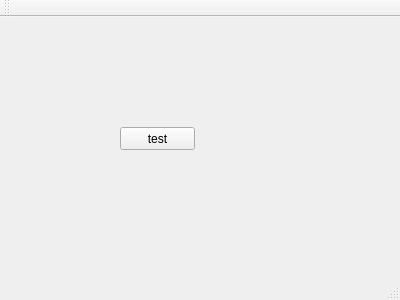
<?xml version="1.0" encoding="UTF-8"?>
<ui version="4.0">
 <class>MainWindow</class>
 <widget class="QMainWindow" name="MainWindow">
  <property name="geometry">
   <rect>
    <x>0</x>
    <y>0</y>
    <width>400</width>
    <height>300</height>
   </rect>
  </property>
  <property name="windowTitle">
   <string>MainWindow</string>
  </property>
  <widget class="QWidget" name="centralWidget">
   <widget class="QPushButton" name="pushButton_test">
    <property name="geometry">
     <rect>
      <x>120</x>
      <y>110</y>
      <width>75</width>
      <height>23</height>
     </rect>
    </property>
    <property name="text">
     <string>test</string>
    </property>
   </widget>
  </widget>
  <widget class="QMenuBar" name="menuBar">
   <property name="geometry">
    <rect>
     <x>0</x>
     <y>0</y>
     <width>400</width>
     <height>23</height>
    </rect>
   </property>
  </widget>
  <widget class="QToolBar" name="mainToolBar">
   <attribute name="toolBarArea">
    <enum>TopToolBarArea</enum>
   </attribute>
   <attribute name="toolBarBreak">
    <bool>false</bool>
   </attribute>
  </widget>
  <widget class="QStatusBar" name="statusBar"/>
 </widget>
 <layoutdefault spacing="6" margin="11"/>
 <resources/>
 <connections/>
</ui>
